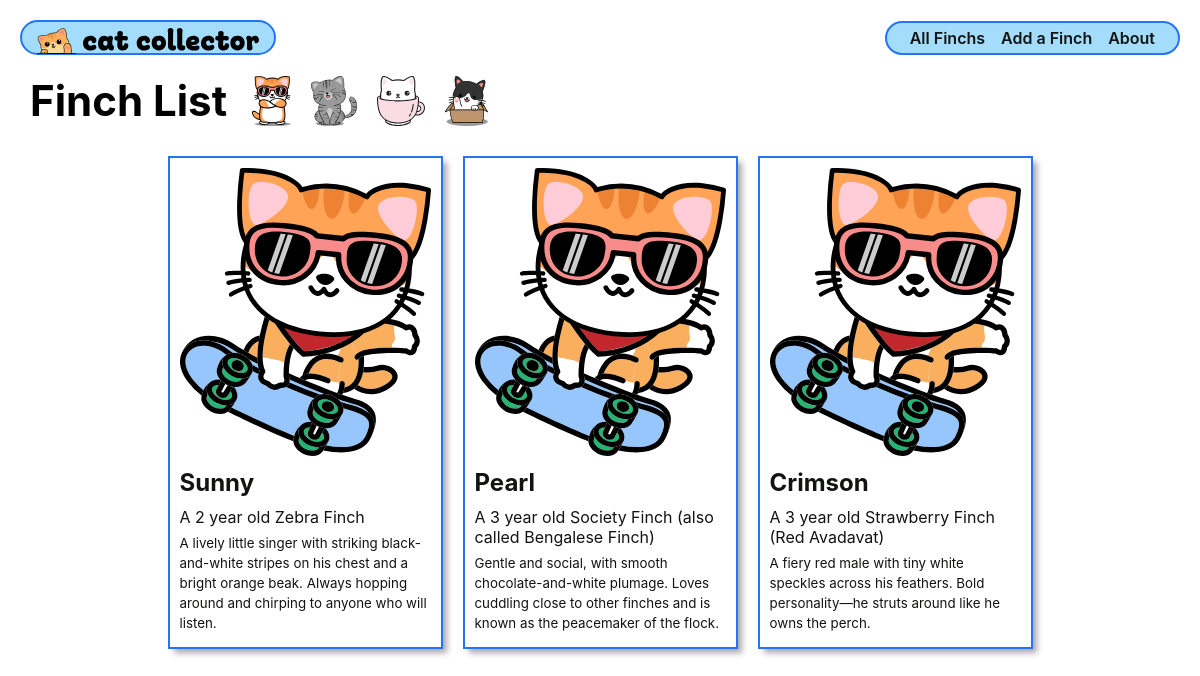
The app's page /finchs/ with its own data.
### main_app/models.py (models this page shows, shortened)
class Finch(models.Model):
    name = models.CharField(max_length=100)
    breed = models.CharField(max_length=100)
    description = models.TextField(max_length=250)
    age = models.IntegerField()

### main_app/views.py (the view)
# urls.py: path('finchs/', views.finch_index, name='finch-index'),
def finch_index(request):
    finchs = Finch.objects.all()
    return render(request, 'finchs/index.html', {'finchs': finchs})

### main_app/templates/finchs/index.html
{% extends 'base.html' %} {% load static %} {% block head %}
<link
  rel="stylesheet"
  href="{% static 'css/finchs/finch-index.css' %}"
/>
{% endblock %} {% block content %}
<section class="page-header">
  <h1>Finch List</h1>
  <img
    src="{% static 'images/cool-cat.svg' %}"
    alt="A cool cat"
  />
  <img
    src="{% static 'images/happy-cat.svg' %}"
    alt="A happy cat"
  />
  <img
    src="{% static 'images/teacup-cat.svg' %}"
    alt="A cat in a teacup"
  />
  <img
    src="{% static 'images/cat-in-box.svg' %}"
    alt="A cat in a box"
  />
</section>
<section class="card-container">
  {% for finch in finchs %}
  <div class="card">
    <a href="{% url 'finch-detail' finch.id %}">
    <div class="card-content">
      <div class="card-img-container">
        <img
          src="{% static 'images/sk8r-boi-cat.svg' %}"
          alt="A skater boy cat"
        />
      </div>
      <h2 class="card-title">{{ finch.name }}</h2>
      {% if finch.age > 0 %}
      <p>A {{ finch.age }} year old {{ finch.breed }}</p>
      {% else %}
      <p>A {{ finch.breed }} bird.</p>
      {% endif %}
      <p><small>{{ finch.description }}</small></p>
    </div>
    </a>
  </div>
  {% endfor %}
</section>
{% endblock %}

### main_app/templates/base.html (shortened to what this page needs)
{% load static %}
<!DOCTYPE html>
<html lang="en">
  <head>
    <link rel="stylesheet" href="{% static 'css/base.css' %}" />
    {% block head %}
    {% endblock %}
  </head>
  <body>
    <header>
      <div class="header-logo-container">
        <a href="/">
          <img src="{% static 'images/header-logo.svg' %}" alt="The Cat Collector Logo" />
        </a>
      </div>
      <nav>
        <ul>
          <li><a href="{% url 'finch-index' %}">All Finchs</a></li>
          <li><a href="{% url 'finch-create' %}">Add a Finch</a></li>
          <li><a href="{% url 'about' %}">About</a></li>
        </ul>
      </nav>
    </header>
    <main>
     {% block content %}
     {% endblock %}
     </main>
  </body>
</html>

### main_app/static/css/base.css (style rules this page uses)
html { box-sizing: border-box; }
*, *::before, *::after { box-sizing: inherit; }
:root { font-size: 62.5%; }
body { margin: 0; display: flex; flex-direction: column; align-items: center; font-family: -apple-system, BlinkMacSystemFont, 'Segoe UI', 'Roboto', 'Oxygen', 'Ubuntu', 'Cantarell', 'Fira Sans', 'Droid Sans', 'Helvetica Neue', sans-serif; min-height: 100vh; --nav-bg: rgba(104, 197, 248, 0.7); --nav-bg-ff: rgba(104, 197, 248, 0.9); --borders: rgb(36, 116, 248) solid 2px; --text-color: rgb(17, 20, 17); --link-hover-color: rgb(16, 56, 158); --button-bg: rgb(245, 245, 245); --button-bg-hover: rgb(226, 226, 226); --submit: rgb(26, 128, 0); --warn: rgb(255, 102, 0); --danger: rgb(220, 20, 30); --secondary: rgb(57, 57, 57); --card-box-shadow: 5px 5px 6px -1px #aaa; --font-xtreme: 4.2rem; --font-xxl: 3.6rem; --font-xl: 2.4rem; --font-l: 1.8rem; --font-reg: 1.6rem; --card-border-radius: 6px; }
header { width: 100%; background: var(--nav-bg-ff); border-bottom: var(--borders); }
nav { margin: 10px; }
ul { margin: 0; list-style: none; padding: 0; }
main { width: 100%; padding: 0 10px; }
h2 { font-size: var(--font-xl); }
nav a { text-decoration: none; color: var(--text-color); font-weight: 600; font-size: 16px; }
nav ul { display: flex; align-items: center; justify-content: center; flex-wrap: wrap; }
nav li { padding: 5px 8px; }
.header-logo-container { margin: auto; padding: 10px 20px 0; max-width: 500px; }
.page-header { display: flex; align-items: center; margin: 20px; }
.page-header h1 { font-size: var(--font-xxl); margin: 0; }
.page-header img { height: 40px; margin-left: 15px; }
.page-header img:first-of-type { margin-left: 20px; }
@media only screen and (min-width: 768px) { header { position: sticky; display: flex; flex-direction: row; top: 0; align-items: center; } }
@media only screen and (min-width: 768px) { main { max-width: 1300px; min-height: calc(100vh - 53px); } }
@media only screen and (min-width: 768px) { nav, .header-logo-container { margin: 10px 0; padding: 0 15px; } }
@media only screen and (min-width: 768px) { .header-logo-container { padding-top: 3px; } }
@media only screen and (min-width: 768px) { nav { margin-left: auto; display: flex; justify-content: center; } }
@media only screen and (min-width: 768px) { nav ul { flex-wrap: nowrap; } }
@media only screen and (min-width: 768px) { .header-logo-container { width: 213px; } }
@media only screen and (min-width: 768px) { .page-header h1 { font-size: var(--font-xtreme); } }
@media only screen and (min-width: 768px) { .page-header img { height: 50px; margin-left: 20px; } }
@media only screen and (min-width: 768px) { .page-header img:first-of-type { margin-left: 25px; } }
@media only screen and (min-width: 1024px) { main { min-height: calc(100vh - 55px); } }
@media only screen and (min-width: 1024px) { header { margin: 20px 20px 0 20px; width: calc(100vw - 40px); max-width: 1920px; top: 20px; background-color: transparent; border-bottom: none; } }
@media only screen and (min-width: 1024px) { nav, .header-logo-container { margin: 0; background: var(--nav-bg-ff); border: var(--borders); border-radius: 18px; } }
@media only screen and (min-width: 1024px) { nav { margin-left: auto; } }
@media only screen and (min-width: 1024px) { .header-logo-container { padding-top: 6px; width: 256px; height: 35px; } }

### main_app/static/css/finchs/finch-index.css (style rules this page uses)
.card-container { padding: 0 30px; display: flex; justify-content: center; flex-wrap: wrap; }
.card { width: 275px; margin: 10px; border: var(--borders); box-shadow: var(--card-box-shadow); }
.card-content { padding: 10px; width: 100%; }
.card > a { text-decoration: none; color: var(--text-color); }
.card h2 { margin: 10px 0; font-size: var(--font-xl); }
.card p { margin: 5px 0; font-size: var(--font-reg); }

### records on screen
Finch: name "Sunny", age "2", breed "Zebra Finch", description "A lively little singer with striking black-and-white stripes on his chest and a bright orange beak. Always hopping around and chirping to anyone who will listen."
Finch: name "Pearl", age "3", breed "Society Finch (also called Bengalese Finch)", description "Gentle and social, with smooth chocolate-and-white plumage. Loves cuddling close to other finches and is known as the peacemaker of the flock."
Finch: name "Crimson", age "3", breed "Strawberry Finch (Red Avadavat)", description "A fiery red male with tiny white speckles across his feathers. Bold personality—he struts around like he owns the perch."
